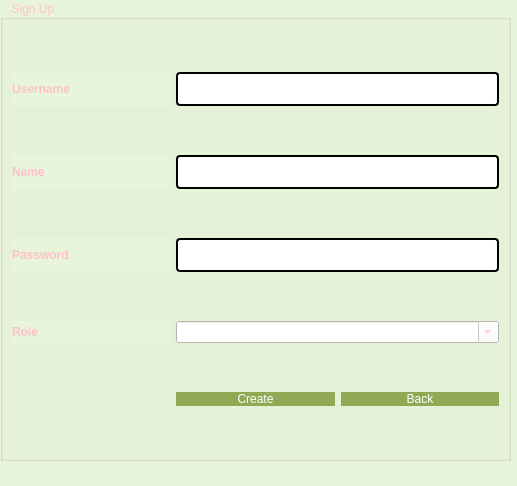
<?xml version="1.0" encoding="UTF-8"?>
<ui version="4.0">
 <class>signUp</class>
 <widget class="QDialog" name="signUp">
  <property name="geometry">
   <rect>
    <x>0</x>
    <y>0</y>
    <width>517</width>
    <height>486</height>
   </rect>
  </property>
  <property name="windowTitle">
   <string>Dialog</string>
  </property>
  <property name="styleSheet">
   <string notr="true">background-color:#E9F5DB;</string>
  </property>
  <widget class="QGroupBox" name="groupBox">
   <property name="geometry">
    <rect>
     <x>0</x>
     <y>0</y>
     <width>511</width>
     <height>461</height>
    </rect>
   </property>
   <property name="styleSheet">
    <string notr="true">font: 18pt &quot;Georgina&quot;;
border-color: rgb(196, 178, 255);
border-color: rgb(170, 0, 255);
color: pink;

</string>
   </property>
   <property name="title">
    <string>   Sign Up</string>
   </property>
   <layout class="QGridLayout" name="gridLayout">
    <item row="0" column="1" colspan="2">
     <widget class="QLineEdit" name="username">
      <property name="styleSheet">
       <string notr="true">QLineEdit{
	background-color: rgb(255, 255, 255);
	 border: 2px  solid;
     border-radius: 4px;
	font: 24px
}</string>
      </property>
     </widget>
    </item>
    <item row="1" column="1" colspan="2">
     <widget class="QLineEdit" name="name">
      <property name="styleSheet">
       <string notr="true">QLineEdit{
	background-color: rgb(255, 255, 255);
	 border: 2px  solid;
     border-radius: 4px;
	font: 24px
}</string>
      </property>
     </widget>
    </item>
    <item row="2" column="1" colspan="2">
     <widget class="QLineEdit" name="password">
      <property name="styleSheet">
       <string notr="true">QLineEdit{
	background-color: rgb(255, 255, 255);
	 border: 2px  solid;
     border-radius: 4px;
	font: 24px
}</string>
      </property>
      <property name="inputMethodHints">
       <set>Qt::InputMethodHint::ImhHiddenText|Qt::InputMethodHint::ImhNoAutoUppercase|Qt::InputMethodHint::ImhNoPredictiveText|Qt::InputMethodHint::ImhSensitiveData</set>
      </property>
      <property name="text">
       <string/>
      </property>
      <property name="echoMode">
       <enum>QLineEdit::EchoMode::Password</enum>
      </property>
     </widget>
    </item>
    <item row="3" column="1" colspan="2">
     <widget class="QComboBox" name="roleComboBox">
      <property name="styleSheet">
       <string notr="true">background:white;</string>
      </property>
      <property name="editable">
       <bool>true</bool>
      </property>
      <property name="maxVisibleItems">
       <number>10</number>
      </property>
     </widget>
    </item>
    <item row="1" column="0">
     <widget class="QLabel" name="label_2">
      <property name="styleSheet">
       <string notr="true">font: 14pt &quot;Georgina&quot;;</string>
      </property>
      <property name="text">
       <string>&lt;html&gt;&lt;head/&gt;&lt;body&gt;&lt;p&gt;&lt;span style=&quot; font-weight:700;&quot;&gt;Name&lt;/span&gt;&lt;/p&gt;&lt;/body&gt;&lt;/html&gt;</string>
      </property>
     </widget>
    </item>
    <item row="5" column="2">
     <widget class="QPushButton" name="backButton">
      <property name="styleSheet">
       <string notr="true">QPushButton{
border-radius:10px;
padding : 0 4px;
background: #90A955;
border -radius:10px;
color: rgb(255, 255, 255);
font: 26px&quot;Georgina&quot;
}
QPushButton:hover{
background:#572B788;
}
QPushButton:pressed

{
background:#E0777D;
}
QToolButton
{

border-radius:10px;
bacground:red;
color:red;
}

QPushButton:pressed
{
              font-size: 19px;
              transition: 0.9s; 
}</string>
      </property>
      <property name="text">
       <string>Back</string>
      </property>
     </widget>
    </item>
    <item row="2" column="0">
     <widget class="QLabel" name="label_3">
      <property name="styleSheet">
       <string notr="true">font: 14pt &quot;Georgina&quot;;</string>
      </property>
      <property name="text">
       <string>&lt;html&gt;&lt;head/&gt;&lt;body&gt;&lt;p&gt;&lt;span style=&quot; font-weight:700;&quot;&gt;Password&lt;/span&gt;&lt;/p&gt;&lt;/body&gt;&lt;/html&gt;</string>
      </property>
     </widget>
    </item>
    <item row="5" column="1">
     <widget class="QPushButton" name="createButton">
      <property name="styleSheet">
       <string notr="true">QPushButton{
border-radius:10px;
padding : 0 4px;
background: #90A955;
border -radius:10px;
color: rgb(255, 255, 255);
font: 26px&quot;Georgina&quot;
}
QPushButton:hover{
background:#572B788;
}
QPushButton:pressed

{
background:#E0777D;
}
QToolButton
{

border-radius:10px;
bacground:red;
color:red;
}

QPushButton:pressed
{
              font-size: 19px;
              transition: 0.9s; 
}</string>
      </property>
      <property name="text">
       <string>Create</string>
      </property>
     </widget>
    </item>
    <item row="0" column="0">
     <widget class="QLabel" name="label">
      <property name="styleSheet">
       <string notr="true">font: 14pt &quot;Georgina&quot;;</string>
      </property>
      <property name="text">
       <string>&lt;html&gt;&lt;head/&gt;&lt;body&gt;&lt;p&gt;&lt;span style=&quot; font-weight:700;&quot;&gt;Username&lt;/span&gt;&lt;/p&gt;&lt;/body&gt;&lt;/html&gt;</string>
      </property>
     </widget>
    </item>
    <item row="3" column="0">
     <widget class="QLabel" name="label_4">
      <property name="styleSheet">
       <string notr="true">font: &quot;Georgina&quot;;</string>
      </property>
      <property name="text">
       <string>&lt;html&gt;&lt;head/&gt;&lt;body&gt;&lt;p&gt;&lt;span style=&quot; font-weight:700;&quot;&gt;Role&lt;/span&gt;&lt;/p&gt;&lt;/body&gt;&lt;/html&gt;</string>
      </property>
     </widget>
    </item>
   </layout>
  </widget>
 </widget>
 <resources/>
 <connections/>
</ui>
